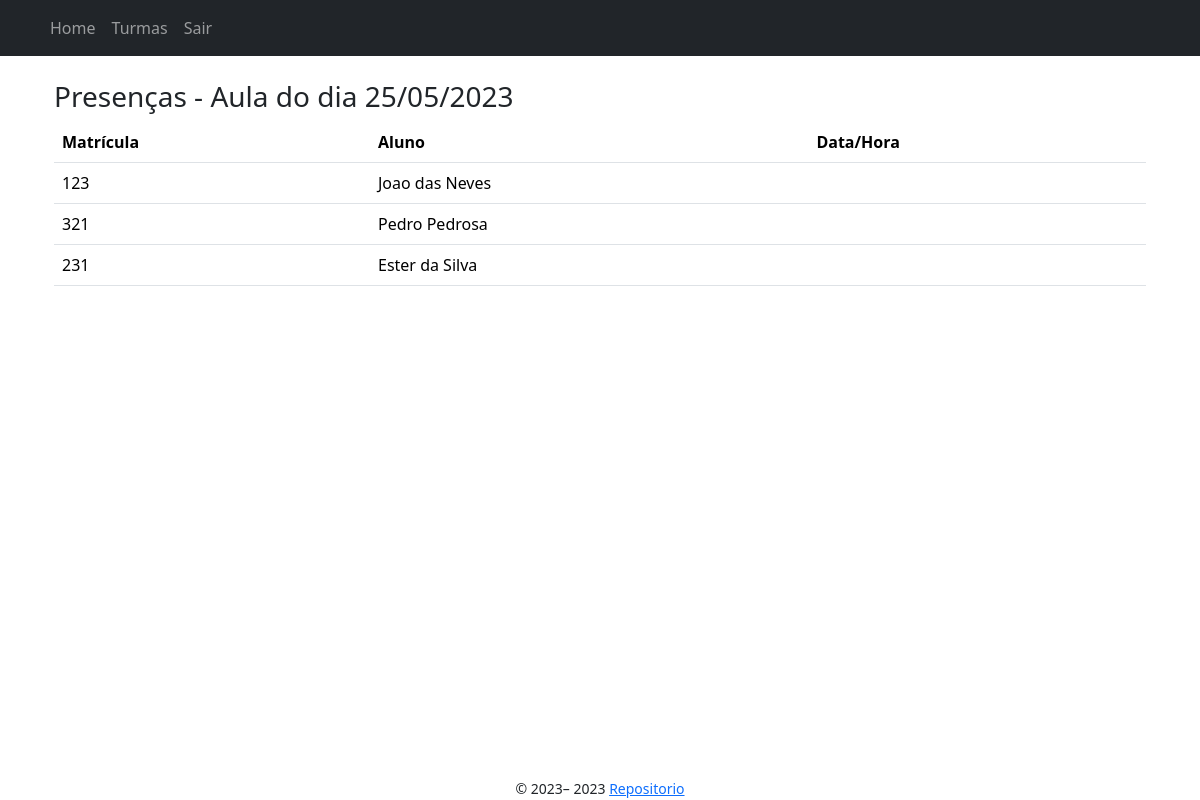
Page /turmas/1/aulas/1/presenca/alunos (signed in) on the committed database.
### app/models/aula.py (models this page shows, shortened)
class Aula(db.Model):
    __tablename__ = "aula"
    id = db.Column(db.Integer, primary_key=True)
    turma_id = db.Column(db.Integer, db.ForeignKey('turma.id'), nullable=False)
    data_aula = db.Column(db.Date, nullable=False)
    status = db.Column(
        Enum("agendado", "finalizado", "em andamento", "cancelado", name="StatusAula"), nullable=False)
    token = db.Column(db.String(100), nullable=False)
    presencas = db.relationship(
        'Presenca', backref='aula_presenca', lazy=True)  # 1 to N

### app/models/aluno.py (models this page shows, shortened)
class Aluno(Usuario):
    __tablename__ = "aluno"
    id = db.Column(db.Integer, db.ForeignKey('usuario.id'), primary_key=True)
    turmas = db.relationship(
        'Turma', secondary=association_table, backref='alunos_turma') #N to N

### app/models/usuario.py (models this page shows)
class Usuario(UserMixin,db.Model):
    id = db.Column(db.Integer, primary_key=True)
    nome = db.Column(db.String(150), nullable=False)
    matricula = db.Column(db.String(15), unique=True, nullable=False)
    email = db.Column(db.String(100), unique=True, nullable=False)
    senha = db.Column(db.String(200), nullable=False)
    tipo_usuario = db.Column(
        Enum("aluno", "professor", name="tipo_usuario"), nullable=False)

### app/controllers/presenca_controller.py (the view)
@bp.route("/alunos", methods=["GET"])
@login_required
def listar_presencas(turma_id, aula_id):
    aula = Aula.query.get(aula_id)
    alunos = Aluno.query.all()
    presencas = Presenca.query.filter_by(aula_id=aula_id).all()
    return render_template("aulas/presencas.jinja2", aula=aula, alunos=alunos, presencas=presencas)

### app/templates/aulas/presencas.jinja2 (shortened to what this page needs)
{% extends "./base.jinja2" %}
{% block content %}
<div class="container">
    <h3>Presenças - Aula do dia {{ aula.data_aula.strftime('%d/%m/%Y') }}</h3>
    <table class="table">
        <thead>
            <tr>
                <th>Matrícula</th>
                <th>Aluno</th>
                <th>Data/Hora</th>
            </tr>
        </thead>
        <tbody>
          <tr>
            {% for aluno in alunos %}
                <td> {{ aluno.matricula }}</td>
                <td>{{ aluno.nome }}</td>
                <td>
                </td>
                </tr>
            {% endfor %}
        </tbody>
    </table>
</div>
{% endblock %}

### app/templates/base.jinja2 (shortened to what this page needs)
{% from 'bootstrap5/utils.html' import render_messages %}
{% from 'bootstrap5/form.html' import render_form %}
{% from 'bootstrap5/nav.html' import render_nav_item, render_breadcrumb_item %}
<!doctype html>
<html lang="en">
<head>
    {% block head %}
    {% block styles %}
    {{ bootstrap.load_css() }}
    <link rel="stylesheet" type="text/css" href="{{ url_for('static', filename='style.css') }}">
    {% endblock %}
    {% endblock %}
</head>
<body>
    <head>
        {% if current_user.is_authenticated %}
            <nav class="navbar navbar-expand-lg navbar-dark bg-dark mb-4">
                <div class="container">
                    <div class="collapse navbar-collapse" id="navbarSupportedContent">
                        <ul class="navbar-nav mr-auto">
                            {{ render_nav_item("index.index", "Home") }}
                            {{ render_nav_item("turmas.index", "Turmas") }}
                            {{ render_nav_item("auth.logout", "Sair") }}
                        </ul>
                    </div>
                </div>
            </nav>
        {% endif %}
    </head>
    <main class="container">
        {% block content %}{% endblock %}
    </main>
    <footer class="text-center">
        {% block footer %}
        <small> &copy; 2023–
            <script>document.write(new Date().getFullYear())</script> <a
                href="https://github.com/zeroCass/chamada-saas" target="_blank">Repositorio</a>
        </small>
        {% endblock %}
    </footer>
</body>
</html>

### app/static/style.css (style rules this page uses)
* { box-sizing: border-box; margin: 0; padding: 0; }
body { display: grid; min-height: 100vh; min-width: 100vw; grid-template-columns: 1fr; grid-template-rows: auto 1fr auto; grid-template-areas: "header" "main" "footer"; }
main { grid-area: main; }
footer { grid-area: footer; }

### rows in the picture
Aula: data_aula "25/05/2023"
Aluno: matricula "123", nome "Joao das Neves"
Aluno: matricula "321", nome "Pedro Pedrosa"
Aluno: matricula "231", nome "Ester da Silva"

### other values in the picture
{{ render_nav_item("index.index", "Home") }} "Home"
{{ render_nav_item("turmas.index", "Turmas") }} "Turmas"
{{ render_nav_item("auth.logout", "Sair") }} "Sair"
